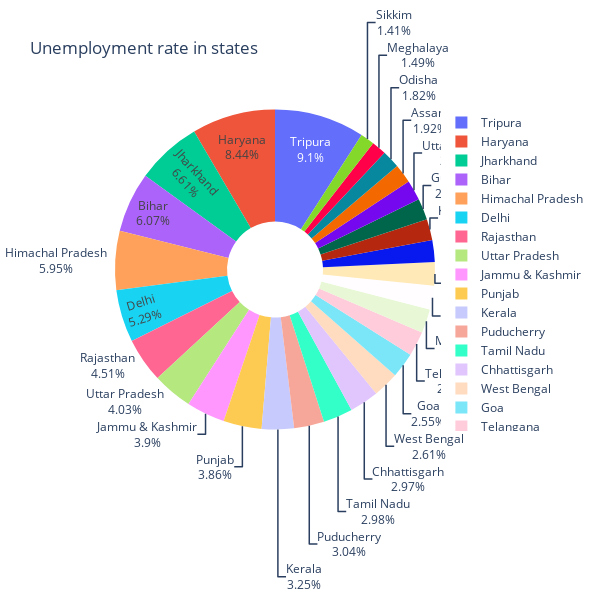

Notebook cell for this chart:
### Markdown cell above
# pie plot

### Code cell
fig=px.pie(df,values=' Estimated Unemployment Rate (%)',names='Region',hole=0.3,width=600,height=600,
           title='Unemployment rate in states')
fig.update_traces(textinfo='label+percent')
fig.show()

### Figure 1 — Plotly figure (JSON) as saved in the notebook; plotly's stock layout.template omitted (floating-point values rounded to 4 significant figures; data arrays with more than 128 entries replaced by an {"elided": "..."} marker saying what was removed)
{"data": [{"domain": {"x": [0, 1], "y": [0, 1]}, "hole": 0.3, "hovertemplate": "Region=%{label}<br> Estimated Unemployment Rate (%)=%{value}<extra></extra>", "labels": {"elided": "768 str values"}, "legendgroup": "", "name": "", "showlegend": true, "textinfo": "label+percent", "type": "pie", "values": {"elided": "768 float values"}}], "layout": {"height": 600, "legend": {"tracegroupgap": 0}, "title": {"text": "Unemployment rate in states"}, "width": 600}}
